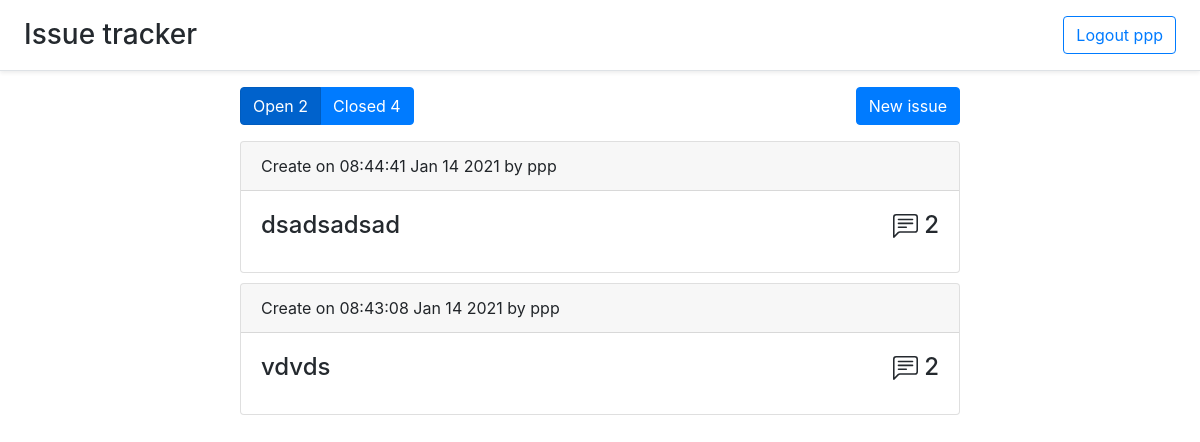
Screenshot of / (signed in) with the database file from the repository.
### auth.py (models this page shows)
class User(UserMixin, db.Model):
    id = db.Column(db.Integer, primary_key=True)
    email = db.Column(db.String(100), unique=True)
    password = db.Column(db.String(100))
    name = db.Column(db.String(100))
    issues = db.relationship('Issue', backref='user', lazy='dynamic')
    comments = db.relationship('Comment', backref='user', lazy='dynamic')

### issue.py (models this page shows, shortened)
class Issue(db.Model):
    id = db.Column(db.Integer, primary_key=True)
    title = db.Column(db.String(50), nullable=False)
    user_id = db.Column(db.Integer, db.ForeignKey('user.id'))
    comments = db.relationship('Comment', backref='issue', lazy='dynamic')
    labels = db.relationship('Label', backref='issue', lazy='dynamic')
    is_open = db.Column(db.BOOLEAN, default=True)
    timestamp = db.Column(db.DateTime, default=datetime.utcnow)

### comment.py (models this page shows)
class Comment(db.Model):
    id = db.Column(db.Integer, primary_key=True)
    text = db.Column(db.Text, nullable=False)
    timestamp = db.Column(db.DateTime, default=datetime.utcnow)
    user_id = db.Column(db.Integer, db.ForeignKey('user.id'))
    issue_id = db.Column(db.Integer, db.ForeignKey('issue.id'))
    def pretty_date(self):
        return self.timestamp.strftime("%H:%M:%S %b %d %Y")

### issue.py (the view)
@issues.route('/')
def open_issues():
    return create_index(Issue.query.filter_by(is_open=True), True)

### app.py (called while the page is built)
@login_manager.user_loader
def load_user(user_id):
    return User.query.get(int(user_id))

### issue.py (called while the page is built)
def create_index(query, show_open):
    query = query.order_by(Issue.timestamp.desc())
    open_issues = Issue.query.filter_by(is_open=True).count()
    closed_issues = Issue.query.filter_by(is_open=False).count()
    return render_template('index.html', issues=query.all(), open_issues=open_issues, closed_issues=closed_issues,
                           show_open=show_open)

### templates/index.html (shortened to what this page needs)
{% extends 'base.html' %}
{% block content %}
    <div class="issues-upper-panel">
        <div class="btn-group btn-group-toggle" data-toggle="buttons">
            <a class="btn btn-primary {% if show_open %} active {% endif %}" href="/">Open {{ open_issues }}</a>
            <a class="btn btn-primary {% if not show_open %} active {% endif %}" href="/closed">Closed {{ closed_issues }}</a>
        </div>
        <button type="button" id="new-issue" class="btn btn-primary" data-toggle="modal" data-target="#myModal">
          New issue
        </button>
    </div>
    {% for issue in issues %}
        <div class="card">
          <div class="card-header">
            Create on {{ issue.comments.first().pretty_date() }} by {{ issue.user.name }}
          </div>
          <div class="card-body">
            <h4>
            <a class="link-gray-dark" href="issue/{{ issue.id }}">
              <div class="card-title">{{ issue.title }}
                  <div class="comments-cnt">
                      {{ issue.comments.count() }}
                  </div>
              </div>
            </a>
            </h4>
          </div>
        </div>
    {% endfor %}
{% endblock %}

### templates/base.html (shortened to what this page needs)
<!doctype html>
<html lang="en">
<head>
    <link rel= "stylesheet" type= "text/css" href= "{{ url_for('static',filename='base.css') }}">
    <link rel="stylesheet" href="https://stackpath.bootstrapcdn.com/bootstrap/4.5.2/css/bootstrap.min.css">
</head>
<body>
<header class="d-flex flex-column flex-md-row align-items-center p-3 px-md-4 mb-3 bg-white border-bottom shadow-sm">
        <a class="link-gray-dark h3 my-0 me-md-auto fw-normal" href="/">
              Issue tracker
        </a>
  <nav class="my-2 my-md-0 me-md-3">
    {% if current_user.is_authenticated %}
        <a class="btn btn-outline-primary" href="/logout">Logout {{ current_user.name }}</a>
    {% else %}
        <a class="btn btn-outline-primary" href="/login">Login</a>
        <a class="btn btn-outline-primary" href="/signup">Sign up</a>
    {% endif %}
  </nav>
</header>
<div id="content" class="content">{% block content %}{% endblock %}</div>
</body>
</html>

### static/base.css (style rules this page uses)
html, body { height: 100%; }
.content { margin-left: 20%; margin-right: 20%; }
.link-gray-dark { color: #24292e; text-decoration: none!important; }
#new-issue { float: right!important; }
.my-0 { margin-right: auto!important; }
.issues-upper-panel { margin-top: 1em; margin-bottom: 1em; }
.card { margin-top: 10px; }
.comments-cnt { float: right; }

### rows the page displays
User: name "ppp"
Issue: comments.first "08:44:41 Jan 14 2021", user.name "ppp", title "dsadsadsad", comments.count "2"
Issue: comments.first "08:43:08 Jan 14 2021", user.name "ppp", title "vdvds", comments.count "2"

### other values shown
{{ open_issues }} "2"
{{ closed_issues }} "4"
